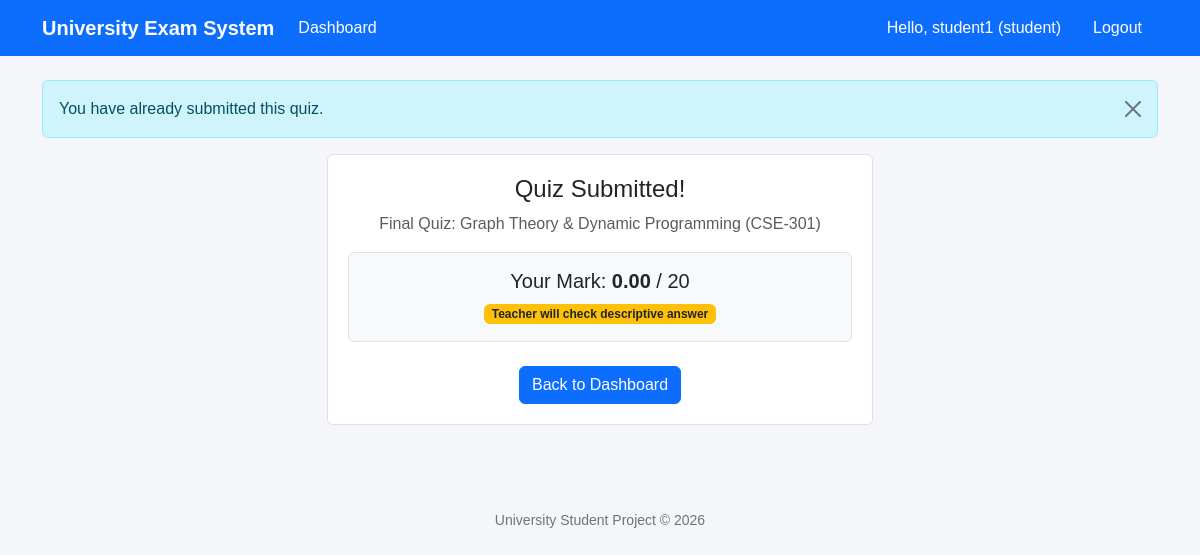
The page /evaluations/quizzes/2/take/ (signed in) on the database its author committed.
### core/models.py (models this page shows, shortened)
class CustomUser(AbstractUser):
    ROLE_STUDENT = 'student'
    ROLE_TEACHER = 'teacher'
    ROLE_CHOICES = [
        (ROLE_STUDENT, 'Student'),
        (ROLE_TEACHER, 'Teacher'),
    ]
    role = models.CharField(max_length=10, choices=ROLE_CHOICES, default=ROLE_STUDENT)
    university_id = models.CharField(max_length=30, blank=True, null=True, help_text="Student ID or Faculty ID")
    department = models.CharField(max_length=100, default='Computer Science & Engineering', blank=True)
    phone = models.CharField(max_length=20, blank=True, null=True)
    profile_pic = models.ImageField(upload_to='profiles/', blank=True, null=True)

### evaluations/models.py (models this page shows, shortened)
class Quiz(models.Model):
    course = models.ForeignKey(Course, on_delete=models.CASCADE, related_name='quizzes')
    term = models.CharField(max_length=10, choices=TermChoices.choices, default=TermChoices.MIDTERM)
    title = models.CharField(max_length=200)
    instructions = models.TextField(blank=True)
    total_marks = models.PositiveIntegerField(default=20)
    duration_minutes = models.PositiveIntegerField(default=30)
    due_date = models.DateTimeField(null=True, blank=True)
    is_published = models.BooleanField(default=True)
    created_at = models.DateTimeField(auto_now_add=True)
    class Meta:
        verbose_name_plural = "Quizzes"
        ordering = ['-created_at']

class QuizSubmission(models.Model):
    quiz = models.ForeignKey(Quiz, on_delete=models.CASCADE, related_name='submissions')
    student = models.ForeignKey(
        settings.AUTH_USER_MODEL,
        on_delete=models.CASCADE,
        limit_choices_to={'role': 'student'},
        related_name='quiz_submissions'
    )
    submitted_at = models.DateTimeField(auto_now_add=True)
    obtained_marks = models.DecimalField(max_digits=5, decimal_places=2, default=0.0)
    is_graded = models.BooleanField(default=False)
    teacher_feedback = models.TextField(blank=True)
    class Meta:
        unique_together = ('quiz', 'student')
        ordering = ['-submitted_at']

### academics/models.py (models this page shows, shortened)
class Course(models.Model):
    code = models.CharField(max_length=20, unique=True, help_text="e.g. CSE-301")
    title = models.CharField(max_length=150, help_text="e.g. Data Structures and Algorithms")
    description = models.TextField(blank=True)
    semester = models.ForeignKey(Semester, on_delete=models.CASCADE, related_name='courses')
    teacher = models.ForeignKey(
        settings.AUTH_USER_MODEL,
        on_delete=models.SET_NULL,
        null=True,
        blank=True,
        limit_choices_to={'role': 'teacher'},
        related_name='taught_courses'
    )
    students = models.ManyToManyField(
        settings.AUTH_USER_MODEL,
        blank=True,
        limit_choices_to={'role': 'student'},
        related_name='enrolled_courses'
    )
    created_at = models.DateTimeField(auto_now_add=True)

### evaluations/views.py (the view, shortened to what this page needs)
# urls.py: path('quizzes/<int:quiz_id>/take/', views.take_quiz, name='take_quiz'),
@login_required
def take_quiz(request, quiz_id):
    quiz = get_object_or_404(Quiz, id=quiz_id, is_published=True)
    if not quiz.course.students.filter(id=request.user.id).exists():
        messages.error(request, "You are not enrolled in this course.")
        return redirect('student_dashboard')
    existing_sub = QuizSubmission.objects.filter(quiz=quiz, student=request.user).first()
    if existing_sub:
        messages.info(request, "You have already submitted this quiz.")
        return render(request, 'evaluations/quiz_result.html', {'quiz': quiz, 'submission': existing_sub})

### templates/evaluations/quiz_result.html (shortened to what this page needs)
{% extends 'base.html' %}
{% block content %}
<div class="row justify-content-center">
    <div class="col-md-6">
        <div class="box text-center">
            <h4>Quiz Submitted!</h4>
            <p class="text-muted">{{ quiz.title }} ({{ quiz.course.code }})</p>
            <div class="p-3 my-3 bg-light border rounded">
                <h5>Your Mark: <b>{{ submission.obtained_marks }}</b> / {{ quiz.total_marks }}</h5>
                {% if submission.is_graded %}
                    <span class="badge bg-success">Graded</span>
                {% else %}
                    <span class="badge bg-warning text-dark">Teacher will check descriptive answer</span>
                {% endif %}
            </div>
            <a href="{% url 'student_dashboard' %}" class="btn btn-primary mt-2">Back to Dashboard</a>
        </div>
    </div>
</div>
{% endblock %}

### templates/base.html (shortened to what this page needs)
<!DOCTYPE html>
<html lang="en">
<head>
    <link href="https://cdn.jsdelivr.net/npm/bootstrap@5.3.3/dist/css/bootstrap.min.css" rel="stylesheet">
</head>
<body>
    <nav class="navbar navbar-expand-lg">
        <div class="container">
            <a class="navbar-brand fw-bold" href="{% url 'home' %}">University Exam System</a>
            <div class="collapse navbar-collapse" id="nav">
                <ul class="navbar-nav me-auto">
                    {% if user.is_authenticated %}
                        <li class="nav-item">
                            <a class="nav-link" href="{% url 'dashboard' %}">Dashboard</a>
                        </li>
                    {% endif %}
                </ul>
                <ul class="navbar-nav ms-auto">
                    {% if user.is_authenticated %}
                        <li class="nav-item">
                            <span class="nav-link text-white">Hello, {{ user.username }} ({{ user.role }})</span>
                        </li>
                        <li class="nav-item">
                            <a class="nav-link btn btn-danger btn-sm text-white ms-2 px-3" href="{% url 'logout' %}">Logout</a>
                        </li>
                    {% endif %}
                </ul>
            </div>
        </div>
    </nav>
    <div class="container mt-4">
        {% if messages %}
            {% for message in messages %}
                <div class="alert alert-info alert-dismissible fade show">
                    {{ message }}
                    <button type="button" class="btn-close" data-bs-dismiss="alert"></button>
                </div>
            {% endfor %}
        {% endif %}
        {% block content %}{% endblock %}
    </div>
    <footer>
        <p>University Student Project &copy; 2026</p>
    </footer>
</body>
</html>

### templates/base.html (style rules this page uses)
body { background-color: #f4f6f9; font-family: Arial, sans-serif; }
.navbar { background-color: #0d6efd; }
.navbar-brand, .nav-link { color: #ffffff !important; }
.box { background: #ffffff; padding: 20px; border-radius: 6px; border: 1px solid #dee2e6; margin-bottom: 20px; }
footer { margin-top: 50px; padding: 15px; text-align: center; color: #6c757d; font-size: 14px; }

### rows shown on the page
CustomUser: username "student1", role "student"
Quiz: title "Final Quiz: Graph Theory & Dynamic Programming", course.code "CSE-301", total_marks "20"
QuizSubmission: obtained_marks "0.00"

### other values the page prints
{{ message }} "You have already submitted this quiz."
